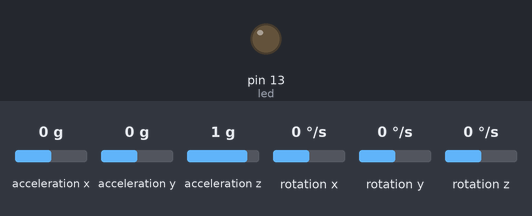
A sketch run on a simulated Arduino Uno, built with avr-gcc and run on an emulated ATmega328P. Parts: output pins drawn as LEDs (lit = HIGH). Wiring (inferred from the names in the program): MPU-6050 motion sensor at I2C address 0x68. Inputs (shaded band) come from the test bench; at power-on: acceleration x 0 g, rotation x 0 °/s, rotation z 0 °/s, acceleration y 0 g, acceleration z 1 g, rotation y 0 °/s. What the sketch prints to the serial monitor is not drawn.

Above: at 0.1 s.
At 4.8 s:
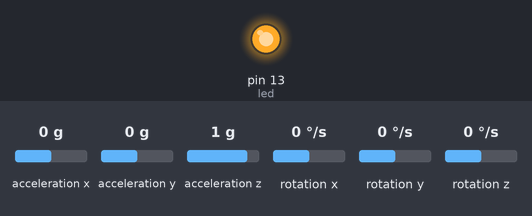
4.9 s: acceleration x set to -0.8 g
7.9 s: rotation x set to -100 °/s
10.9 s: rotation z set to -192 °/s
Timing chart, 0 to 13.9 s (numbered marks = the images above; inputs shaded):
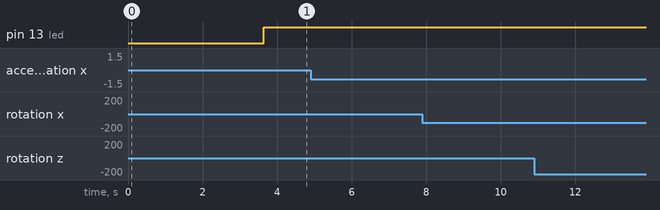

The sketch:

sketch_accel_gyro.ino
```cpp
#include<Wire.h>

//https://forum.arduino.cc/index.php?topic=484327.0

double accelX,accelY,accelZ,temperature,gyroX,gyroY,gyroZ,gyro_x_cal,gyro_y_cal,gyro_z_cal; //These will be the raw data from the MPU6050.
uint32_t timer; //it's a timer, saved as a big-ass unsigned int.  We use it to save times from the "micros()" command and subtract the present time in microseconds from the time stored in timer to calculate the time for each loop.
double roll, pitch ,yaw; //These are the angles in the complementary filter
float rollangle,pitchangle;
int cal_int;

int led = 13; // the pin the LED is connected to

void setup() {

  pinMode(led, OUTPUT); // Declare the LED as an output

  // Set up MPU 6050:
  Serial.begin(115200);
  Wire.begin();

  setupMPU();
  Serial.println("Calibrating Gyroscope......");
  for(cal_int=1;cal_int<=2000;cal_int++)
  {
   recordRegisters();
   gyro_x_cal += gyroX;
   gyro_y_cal  += gyroY ;
   gyro_z_cal += gyroZ;
  }
  Serial.println("Calibration Done..!!!");
  gyro_x_cal /= 2000;
  gyro_y_cal /= 2000;
  gyro_z_cal /= 2000;

  //start a timer
  timer = micros();
}

void loop() {
//Now begins the main loop.

  digitalWrite(led, HIGH); // Turn the LED on

  //Collect raw data from the sensor.
  recordRegisters();
  gyroX = gyroX / 65.5;
  gyroY = gyroY / 65.5;
  gyroZ = gyroZ / 65.5;

  accelX = accelX / 4096.0;
  accelY = accelY / 4096.0;
  accelZ= accelZ / 4096.0;

  double dt = (double)(micros() - timer) / 1000000; //This line does three things: 1) stops the timer, 2)converts the timer's output to seconds from microseconds, 3)casts the value as a double saved to "dt".
  timer = micros(); //start the timer again so that we can calculate the next dt.

  //the next two lines calculate the orientation of the accelerometer relative to the earth and convert the output of atan2 from radians to degrees
  //We will use this data to correct any cumulative errors in the orientation that the gyroscope develops.
  rollangle=atan2(accelY,accelZ)*180/PI; // FORMULA FOUND ON INTERNET
  pitchangle=atan2(accelX,sqrt(accelY*accelY+accelZ*accelZ))*180/PI; //FORMULA FOUND ON INTERNET


  //THE COMPLEMENTARY FILTER
  //This filter calculates the angle based MOSTLY on integrating the angular velocity to an angular displacement.
  //dt, recall, is the time between gathering data from the MPU6050.  We'll pretend that the
  //angular velocity has remained constant over the time dt, and multiply angular velocity by
  //time to get displacement.
  //The filter then adds a small correcting factor from the accelerometer ("roll" or "pitch"), so the gyroscope knows which way is down.
  roll = 0.99 * (roll+ gyroX * dt) + 0.01 * rollangle; // Calculate the angle using a Complimentary filter
  pitch = 0.99 * (pitch + gyroY * dt) + 0.01 * pitchangle;
  yaw=gyroZ;


  Serial.print("roll  ");
  Serial.print(roll);
  Serial.print("   pitch  ");
  Serial.print(pitch);
  Serial.print("   yaw    ");
  Serial.println(yaw);

}

void setupMPU(){
  Wire.beginTransmission(0b1101000); //This is the I2C address of the MPU (b1101000/b1101001 for AC0 low/high datasheet sec. 9.2)
  Wire.write(0x6B); //Accessing the register 6B - Power Management (Sec. 4.28)
  Wire.write(0b00000000); //Setting SLEEP register to 0. (Required; see Note on p. 9)
  Wire.endTransmission();
  Wire.beginTransmission(0b1101000); //I2C address of the MPU
  Wire.write(0x1B); //Accessing the register 1B - Gyroscope Configuration (Sec. 4.4)
  Wire.write(0x08); //Setting the gyro to full scale +/- 500deg./s
  Wire.endTransmission();
  Wire.beginTransmission(0b1101000); //I2C address of the MPU
  Wire.write(0x1C); //Accessing the register 1C - Acccelerometer Configuration (Sec. 4.5)
  Wire.write(0x10); //Setting the accel to +/- 8g
  Wire.endTransmission();

  Wire.beginTransmission(0b1101000);                                      //Start communication with the address found during search
  Wire.write(0x1A);                                                          //We want to write to the CONFIG register (1A hex)
  Wire.write(0x03);                                                          //Set the register bits as 00000011 (Set Digital Low Pass Filter to ~43Hz)
  Wire.endTransmission();                                                    //End the transmission with the gyro
}
void recordRegisters() {
  Wire.beginTransmission(0b1101000); //I2C address of the MPU
  Wire.write(0x3B); //Starting register for Accel Readings
  Wire.endTransmission();
  Wire.requestFrom(0b1101000,14); //Request Accel Registers (3B - 40)
  while(Wire.available() < 14);
  accelX = Wire.read()<<8|Wire.read(); //Store first two bytes into accelX
  accelY = Wire.read()<<8|Wire.read(); //Store middle two bytes into accelY
  accelZ = Wire.read()<<8|Wire.read(); //Store last two bytes into accelZ
  temperature=Wire.read()<<8|Wire.read();
  gyroX = Wire.read()<<8|Wire.read(); //Store first two bytes into accelX
  gyroY = Wire.read()<<8|Wire.read(); //Store middle two bytes into accelY
  gyroZ = Wire.read()<<8|Wire.read(); //Store last two bytes into accelZ

  if(cal_int == 2000)
  {
    gyroX -= gyro_x_cal;
    gyroY -= gyro_y_cal;
    gyroZ -= gyro_z_cal;

  }
}
```
